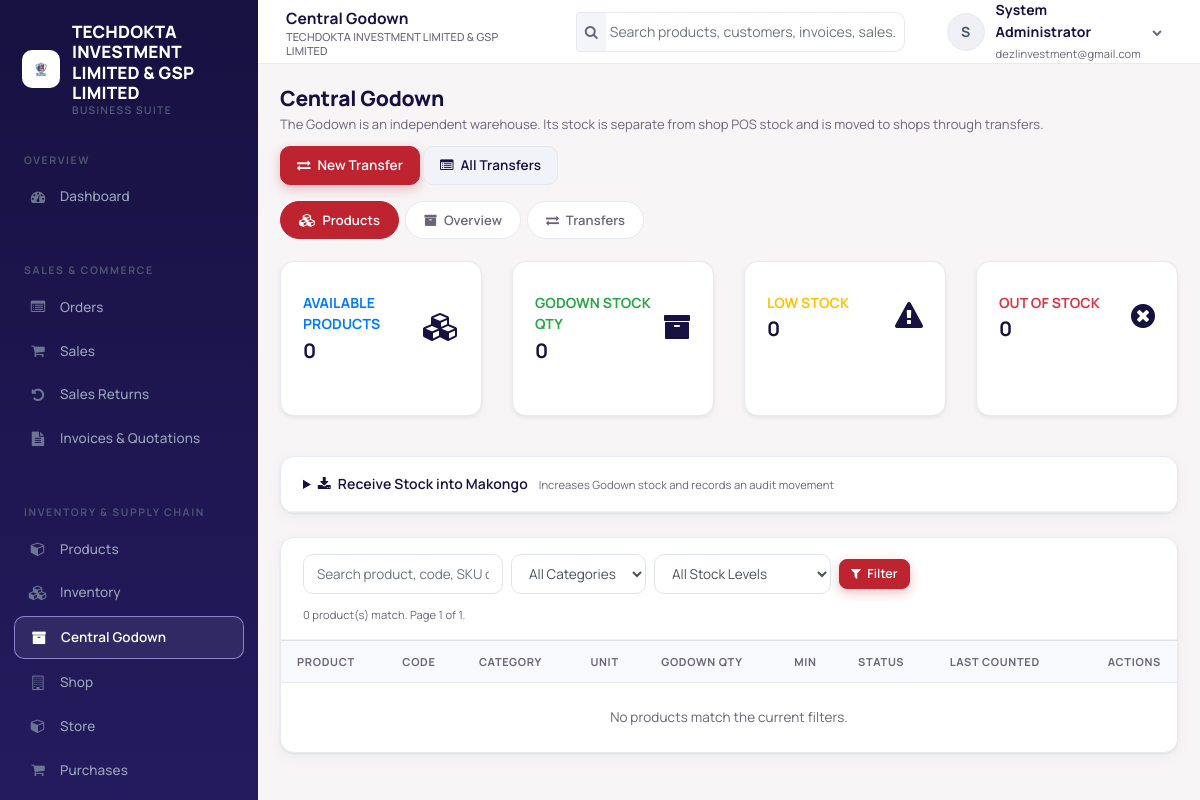
The app's page /godown.php (signed in) with its own data.
### tables this page shows
CREATE TABLE `users` (
  `user_id` int(10) UNSIGNED NOT NULL,
  `tenant_id` int(10) UNSIGNED NOT NULL,
  `username` varchar(100) NOT NULL,
  `email` varchar(191) NOT NULL,
  `password_hash` varchar(255) NOT NULL,
  `first_name` varchar(100) NOT NULL,
  `last_name` varchar(100) NOT NULL,
  `phone` varchar(50) DEFAULT NULL,
  `is_active` tinyint(1) NOT NULL DEFAULT 1,
  `last_login` datetime DEFAULT NULL,
  `created_at` timestamp NOT NULL DEFAULT current_timestamp()
);

CREATE TABLE `warehouses` (
  `warehouse_id` int(10) UNSIGNED NOT NULL,
  `tenant_id` int(10) UNSIGNED NOT NULL,
  `shop_id` int(10) UNSIGNED DEFAULT NULL,
  `name` varchar(191) NOT NULL,
  `code` varchar(50) DEFAULT NULL,
  `address` text DEFAULT NULL,
  `phone` varchar(50) DEFAULT NULL,
  `manager_user_id` int(10) UNSIGNED DEFAULT NULL,
  `is_active` tinyint(1) NOT NULL DEFAULT 1,
  `is_godown` tinyint(1) GENERATED ALWAYS AS (`location_type` = 'godown') VIRTUAL,
  `location_type` enum('store','godown','shop') NOT NULL DEFAULT 'store',
  `created_at` timestamp NOT NULL DEFAULT current_timestamp(),
  `updated_at` timestamp NOT NULL DEFAULT current_timestamp() ON UPDATE current_timestamp(),
  `godown_tenant_key` int(10) UNSIGNED GENERATED ALWAYS AS (case when `location_type` = 'godown' and `is_active` = 1 then `tenant_id` else NULL end) STORED
);

### godown.php (the view, shortened to what the rows shown need)
<?php
require_once 'header.php';
require_once 'auth_check.php';
$page_title = 'Central Godown';
$tenant_id = (int)$current_user->tenant_id;
$can_manage = can('manage_godown');
$tab = (string)($_GET['tab'] ?? 'products');
$godown = find_active_godown($tenant_id, false);
require_once 'navbar.php';
require_once 'sidebar.php';
?>
<div class="page-head">
    <div>
        <h1 class="page-title"><?php echo is_godown_manager() ? 'My Godown' : 'Central Godown'; ?></h1>
    </div>
</div>
<?php if ($tab === 'products'): ?>
    <?php if (!$godown): ?>
        <div class="alert alert-warning">
            <?php if (is_godown_manager()): ?>
                Your account does not have an active Godown assigned. Contact an administrator to assign one.
            <?php else: ?>
            No Central Godown has been created yet. By default, an empty system godown needs to be set up.
            <a href="godown.php?tab=overview" class="alert-link">Go to Overview to create one</a>.
            <?php endif; ?>
        </div>
    <?php else: ?>
        <?php if ($can_manage): ?>
            <details class="card mb-4">
                <summary class="card-header" style="cursor: pointer;">
                    <span class="font-weight-semibold"><i class="fa fa-download mr-1"></i> Receive Stock into <?php echo e($godown['name']); ?></span>
                    <span class="text-muted small ml-2">Increases Godown stock and records an audit movement</span>
                </summary>
            </details>
        <?php endif; ?>
        <div class="card mb-4">
            <div class="card-body p-0">
                <div class="table-responsive">
                    <table class="table table-hover mb-0">
                        <thead>
                            <tr>
                                <th>Product</th>
                                <th>Code</th>
                                <th>Category</th>
                                <th>Unit</th>
                                <th>Godown Qty</th>
                                <th>Min</th>
                                <th>Status</th>
                                <th>Last Counted</th>
                                <th class="text-right">Actions</th>
                            </tr>
                        </thead>
                    </table>
                </div>
            </div>
        </div>
    <?php endif; ?>
<?php endif; ?>
<?php require_once 'footer.php'; ?>

### navbar.php (shortened to what the rows shown need)
<div class="app-main">
    <header class="topbar">
        <div class="topbar-title"><?php echo isset($page_title) ? e($page_title) : e(system_title()); ?><small><?php echo e(system_title()); ?></small></div>
        <div class="dropdown">
            <a href="#" class="user-menu" data-toggle="dropdown">
                <span class="avatar"><?php echo e(strtoupper(substr($current_user->first_name, 0, 1))); ?></span>
                <span class="hide-xs"><strong><?php echo e($current_user->fullName()); ?></strong><br><small class="text-muted"><?php echo e($current_user->email); ?></small></span>
                <i class="fa fa-chevron-down hide-xs" style="font-size:10px;color:var(--text-muted)"></i>
            </a>
        </div>
    </header>
    <main class="app-content">

### sidebar.php (shortened to what the rows shown need)
<aside class="sidebar" id="sidebar">
    <div class="sidebar-brand">
        <?php $sidebar_logo = system_logo_path(); ?>
        <?php if ($sidebar_logo !== ''): ?>
            <img src="<?php echo e($sidebar_logo); ?>" alt="" class="sidebar-logo">
        <?php endif; ?>
        <div class="brand-text"><?php echo e(system_title()); ?><small>Business Suite</small></div>
    </div>
</aside>

### records on screen
users: tenant "TECHDOKTA INVESTMENT LIMITED & GSP LIMITED", first_name "S", $current_user->fullName() "System Administrator", email "dezlinvestment@gmail.com"
warehouses: name "Makongo"

### other values on screen
$page_title "Central Godown"
$metrics['total_products'] "0"
format_quantity($metrics['total_qty']) "0"
$metrics['low_stock_count'] "0"
$metrics['out_stock_count'] "0"
$product_count "0"
$page "1"
$product_pages "1"
